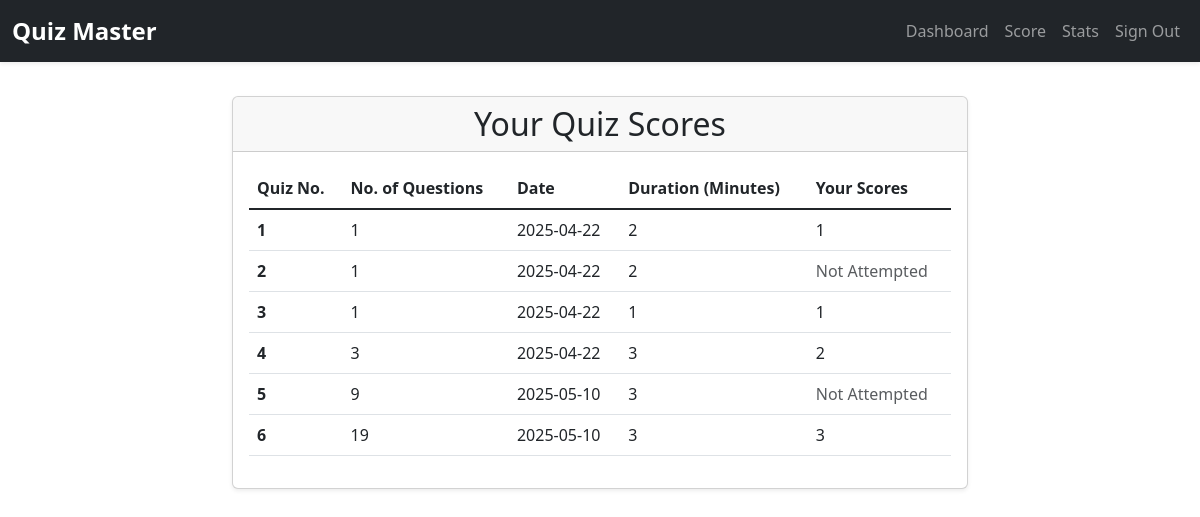
The page /quiz-scores (signed in) on the database its author committed.
### app.py (models this page shows)
class Quiz(db.Model):
    id = db.Column(db.Integer, primary_key=True)
    chapter_id = db.Column(db.Integer, db.ForeignKey('chapter.id'), nullable=False)
    date_of_quiz = db.Column(db.DateTime, nullable=False)
    time_duration = db.Column(db.Integer)  # Duration in minutes
    remarks = db.Column(db.Text)
    questions = db.relationship('Question', backref='quiz',cascade="all, delete", lazy=True)
    scores = db.relationship('Score', backref='quiz',cascade="all, delete", lazy=True)

### app.py (the view)
@app.route('/quiz-scores')
@login_required
def view_scores():
    subjects = Subject.query.all()
    user_id = current_user.id
    user_scores = {}
    scores = Score.query.filter_by(user_id=user_id).all()
    for score in scores:
        if score.quiz_id not in user_scores:
            user_scores[score.quiz_id] = []
        user_scores[score.quiz_id].append(score.total_scored)
    return render_template('view_scores.html', subjects=subjects, user_scores=user_scores)

### app.py (called while the page is built)
@login_manager.user_loader
def load_user(user_id):
    return User.query.get(int(user_id))

### templates/view_scores.html (shortened to what this page needs)
{% extends 'base.html' %}
{% block content %}
<div class="container mt-4">
    <div class="row">
        <div class="col-md-8 mx-auto">
            <div class="card shadow-sm">
                <div class="card-header">
                    <h2 class="mb-0 text-center">Your Quiz Scores</h2>
                </div>
                <div class="card-body">
                    <table class="table table-hover">
                        <thead>
                            <tr>
                                <th scope="col">Quiz No.</th>
                                <th scope="col">No. of Questions</th>
                                <th scope="col">Date</th>
                                <th scope="col">Duration (Minutes)</th>
                                <th scope="col">Your Scores</th>
                            </tr>
                        </thead>
                        <tbody class="table-group-divider">
                            {% set quiz_counter = namespace(value=0) %}
                            {% for subject in subjects %}
                                {% for chapter in subject.chapters %}
                                    {% for quiz in chapter.quizzes %}
                                        {% set quiz_counter.value = quiz_counter.value + 1 %}
                                        <tr>
                                            <th scope="row">{{ quiz_counter.value }}</th>
                                            <td>{{ quiz.questions|length }}</td>
                                            <td>{{ quiz.date_of_quiz.strftime('%Y-%m-%d') }}</td>
                                            <td>{{ quiz.time_duration }}</td>
                                            <td>
                                                {% if quiz.id in user_scores %}
                                                    {{ user_scores[quiz.id] | join(", ") }}
                                                {% else %}
                                                    <span class="text-muted">Not Attempted</span>
                                                {% endif %}
                                            </td>
                                        </tr>
                                    {% endfor %}
                                {% endfor %}
                            {% endfor %}
                        </tbody>
                    </table>
                </div>
            </div>
        </div>
    </div>
</div>
{% endblock %}

### templates/base.html (shortened to what this page needs)
<!DOCTYPE html>
<html lang="en">
<head>
    <link rel="stylesheet" href="https://cdn.jsdelivr.net/npm/bootstrap@5.3.0/dist/css/bootstrap.min.css">
    <link rel="stylesheet" href="{{ url_for('static', filename='styles.css') }}">
</head>
<body>
    <nav class="navbar navbar-expand-lg navbar-dark bg-dark fixed-top shadow-sm ">
        <div class="container-fluid">
        {% if current_user.is_authenticated %}
             {% if current_user.is_admin %}
                <a class="navbar-brand fw-bold fs-4 text-white" href="{{url_for('admindash')}}">Quiz Master</a>
             {%  else   %}
                <a class="navbar-brand fw-bold fs-4 text-white" href="{{url_for('user_dash')}}">Quiz Master</a>
             {% endif %}
        {% else %}
            <a class="navbar-brand fw-bold fs-4" href="{{url_for('landing')}}">Quiz Master</a>
        {% endif %}
            <div class="offcanvas offcanvas-end bg-dark text-light" tabindex="-1" id="sidebarMenu">
                <div class="offcanvas-body">
                    <ul class="navbar-nav ms-auto">
                        {% if current_user.is_authenticated %}
                            {% if current_user.is_admin %}
                                <li class="nav-item"><a class="nav-link" href="{{ url_for('admin_quiz_stats') }}">Quiz Statistics</a></li>
                                <li class="nav-item"><a class="nav-link" href="/admindash">Dashboard</a></li>
                                <li class="nav-item"><a class="nav-link" href="{{ url_for('new_subject') }}">Add Subject</a></li>
                            {% else %}
                                <li class="nav-item"><a class="nav-link" href="{{ url_for('user_dash') }}">Dashboard</a></li>
                                <li class="nav-item"><a class="nav-link" href="{{ url_for('view_scores') }}">Score</a></li>
                                <li class="nav-item"><a class="nav-link" href="{{ url_for('quiz_stats') }}">Stats</a></li>
                            {% endif %}
                            <li class="nav-item"><a class="nav-link" href="{{ url_for('logout') }}">Sign Out</a></li>
                        {% else %}
                            <li class="nav-item"><a class="nav-link {% if request.endpoint == 'login' %}active{% endif %}" href="{{ url_for('login') }}">Sign In</a></li>
                            <li class="nav-item"><a class="nav-link {% if request.endpoint == 'register' %}active{% endif %}" href="{{ url_for('register') }}">Sign Up</a></li>
                        {% endif %}
                    </ul>
                </div>
            </div>
        </div>
    </nav>
    <div class="container mt-5 pt-4">
    </div>
    {% block content %}{% endblock %}
</body>
</html>

### rows shown on the page
Quiz: value "1", questions|length "1", date_of_quiz "2025-04-22", time_duration "2", user_scores "1"
Quiz: value "2", questions|length "1", date_of_quiz "2025-04-22", time_duration "2", shows "Not Attempted"
Quiz: value "3", questions|length "1", date_of_quiz "2025-04-22", time_duration "1"
Quiz: value "4", questions|length "3", date_of_quiz "2025-04-22", time_duration "3", user_scores "2"
Quiz: value "5", questions|length "9", date_of_quiz "2025-05-10", time_duration "3", shows "Not Attempted"
Quiz: value "6", questions|length "19", date_of_quiz "2025-05-10", time_duration "3"
